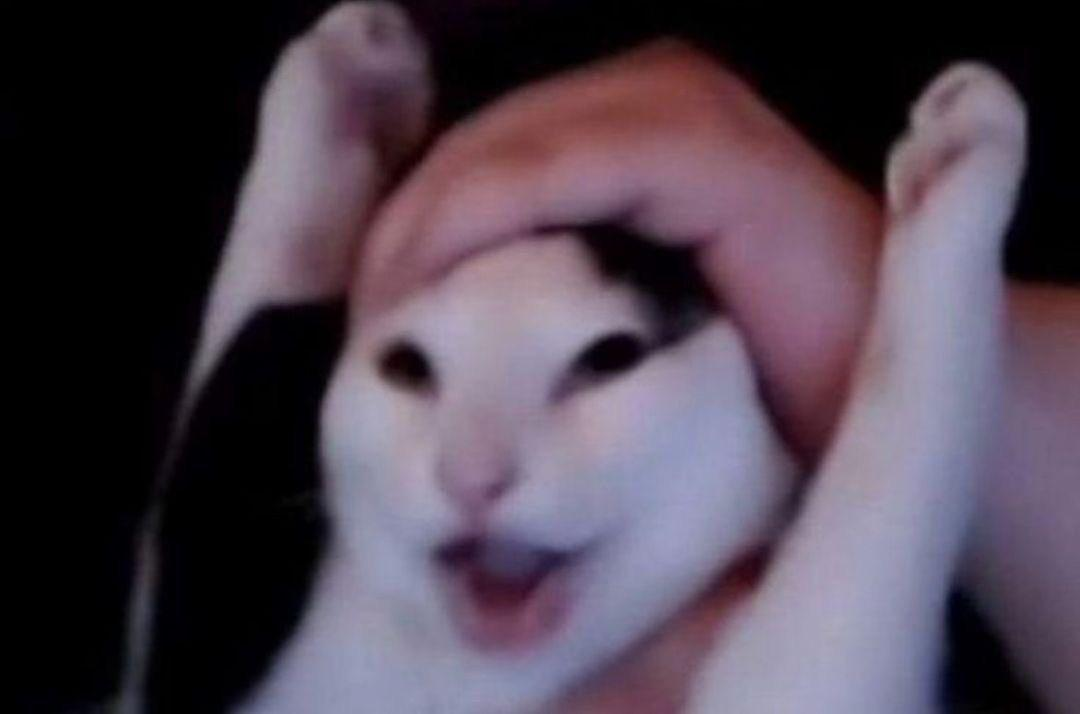
#> input picture GY2Vf_RXAAAgsll.jfif, 1080 x 714 px
$ python latihan1.py
#> lines starting #> are read from the running program, lines starting #| are printed output that depends on the picture
# [11 lines of commented-out code are left out]
import cv2

# Membaca citra digital dari komputer
# citra = cv2.imread("kampus-universitas-bsi-kaliabang_210322144150-542.jpeg")
citra = cv2.imread("GY2Vf_RXAAAgsll.jfif")
#> citra is the input picture: shape (714, 1080, 3); mean B, G, R 80.3, 67.3, 79.3

# Menampilkan citra asli
cv2.imshow("Gedung BSI Asli", citra)

# Memisahkan channel warna dan menampilkannya
b, g, r = cv2.split(citra)
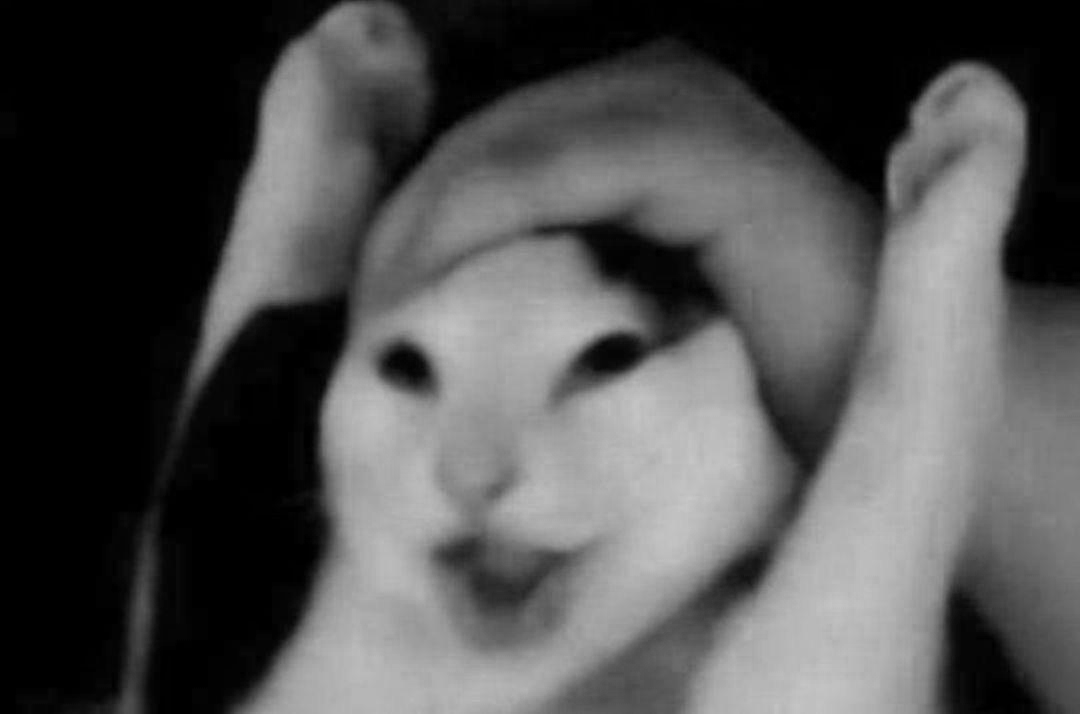
#> b: shape (714, 1080); min 0, max 200, mean 80.3
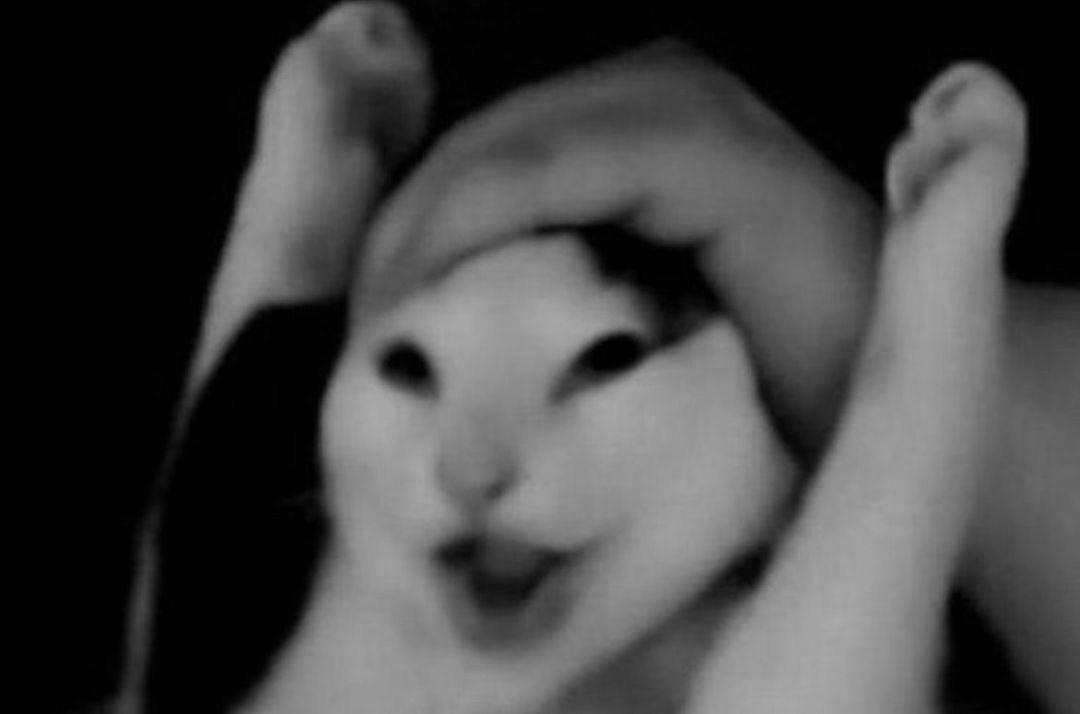
#> g: shape (714, 1080); min 0, max 171, mean 67.3
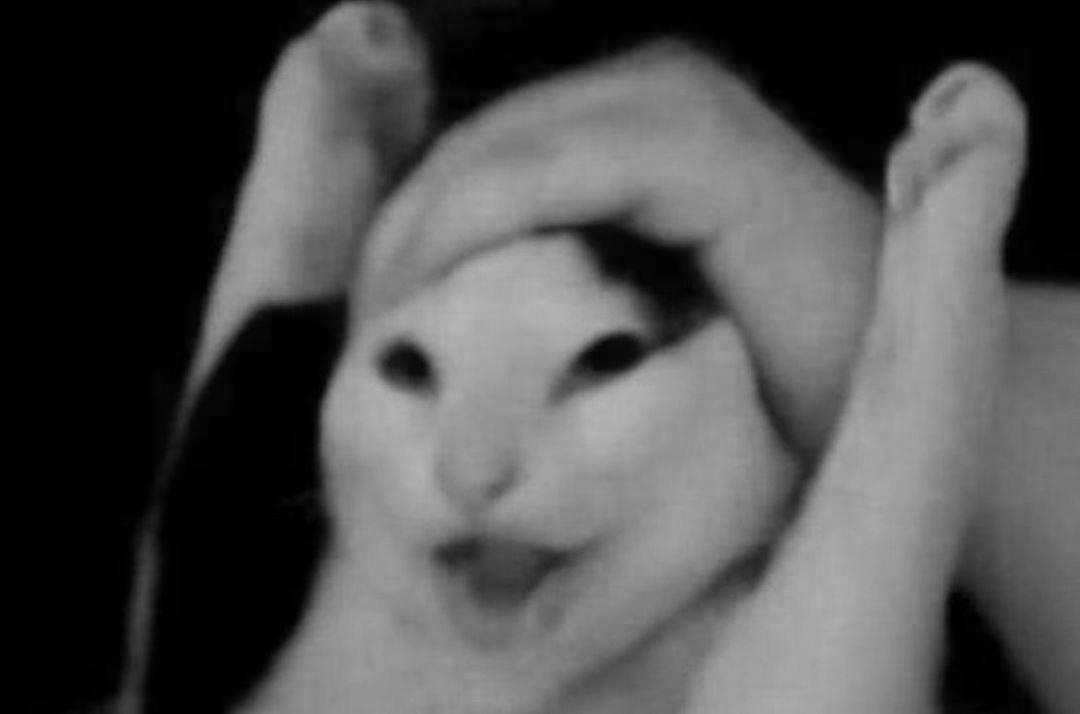
#> r: shape (714, 1080); min 0, max 184, mean 79.3
cv2.imshow("Gedung BSI Blue", b)
cv2.imshow("Gedung BSI Green", g)
cv2.imshow("Gedung BSI Red", r)

# Menggabungkan kembali channel warna untuk verifikasi
citra_gabungan = cv2.merge([b, g, r])
cv2.imshow("Gedung BSI Gabungan", citra_gabungan)

# Mencetak matriks dari citra BGR
print(citra)
#> (printed output is left out)

# Menunggu sampai user menekan sembarang tombol
cv2.waitKey(0)
cv2.destroyAllWindows()
